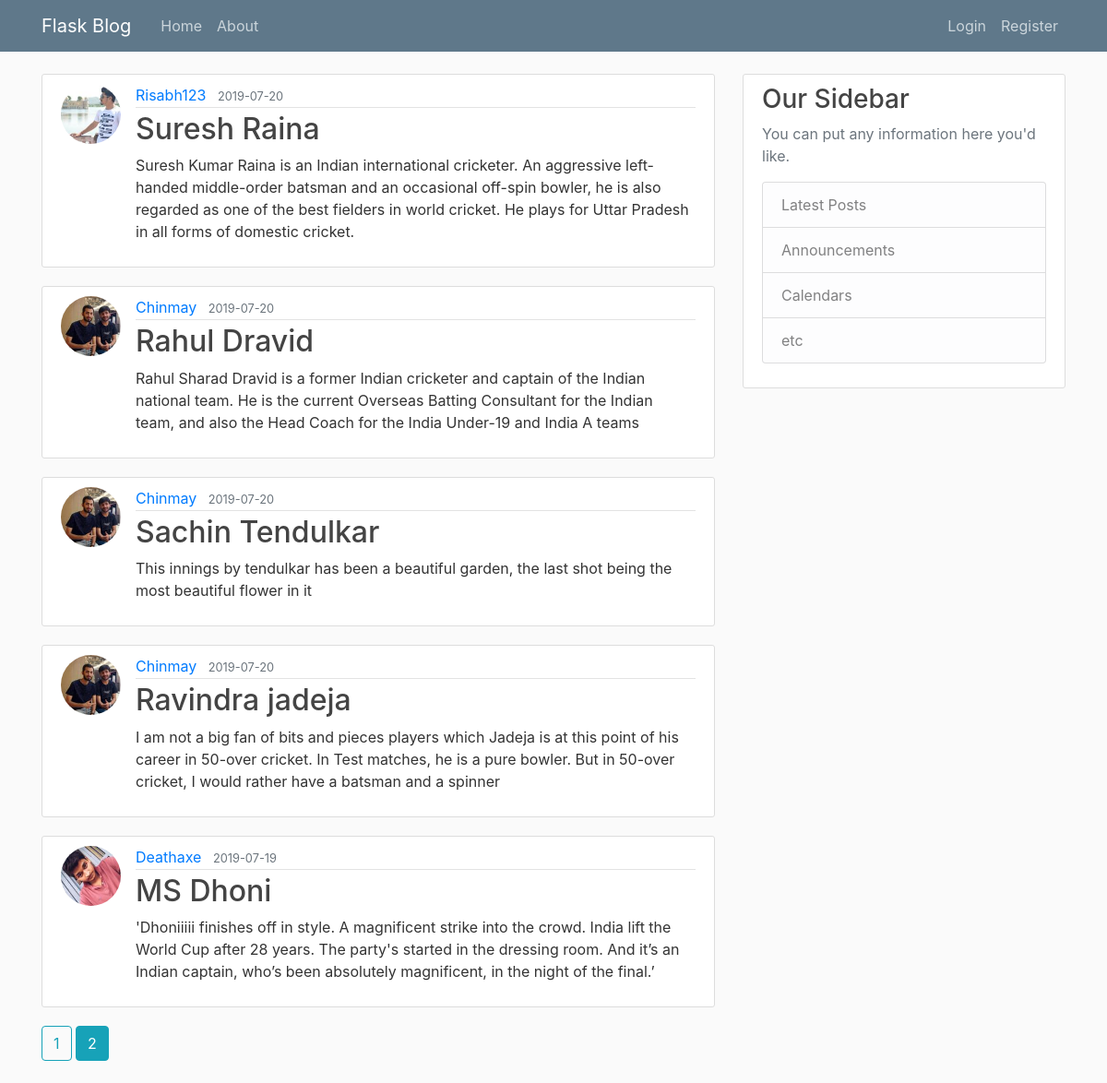
The page /home?page=2 on the database its author committed.
### app/models.py (models this page shows, shortened)
class Post(db.Model):
	id = db.Column(db.Integer, primary_key = True)
	title = db.Column(db.String(100), nullable=False)
	date_posted = db.Column(db.DateTime, nullable=False, default=datetime.utcnow)
	content = db.Column(db.Text, nullable=False)
	user_id = db.Column(db.Integer, db.ForeignKey('user.id'), nullable=False)

class User(db.Model, UserMixin):
	id = db.Column(db.Integer, primary_key = True)
	username = db.Column(db.String(20), unique=True, nullable=False)
	email = db.Column(db.String(120), unique=True, nullable=False)
	image_file = db.Column(db.String(20), nullable=False, default='default.jpg')
	password = db.Column(db.String(60), nullable=False)
	posts = db.relationship('Post', backref='author', lazy=True)

### app/routes.py (the view)
@app.route('/')
@app.route("/home")
def home():
	page = request.args.get('page', 1, type=int)
	posts=Post.query.order_by(Post.date_posted.desc()).paginate(page=page, per_page=5)
	return render_template('home.html', posts=posts)

### app/templates/home.html
{% extends "layout.html" %}
{% block content %}
    {% for post in posts.items %}
        <article class="media content-section">
          <img class="rounded-circle article-img" src="{{ url_for('static', filename='profile_pics/' +post.author.image_file) }}">
          <div class="media-body">
            <div class="article-metadata">
              <a class="mr-2" href="{{ url_for('user_post', username=post.author.username) }}">{{ post.author.username }}</a>
              <small class="text-muted">{{ post.date_posted.strftime('%Y-%m-%d') }}</small>
            </div>
            <h2><a class="article-title" href="{{ url_for('post', post_id=post.id) }}">{{ post.title }}</a></h2>
            <p class="article-content">{{ post.content }}</p>
          </div>
        </article>
    {% endfor %}
    {% for page_num in posts.iter_pages(left_edge=1, right_edge=1, left_current=1, right_current=1) %}
      {% if page_num %}
        {% if posts.page == page_num %}
          <a class="btn btn-info mb-4" href="{{ url_for('home', page=page_num) }}">{{ page_num }}</a>
        {% else %}
          <a class="btn btn-outline-info mb-4" href="{{ url_for('home', page=page_num) }}">{{ page_num }}</a>
        {% endif %}
      {% else %}
        ...
      {% endif %}
    {% endfor %}
{% endblock content %}

### app/Static/main.css (style rules this page uses)
body { background: #fafafa; color: #333333; margin-top: 5rem; }
h1, h2, h3, h4, h5, h6 { color: #444444; }
.content-section { background: #ffffff; padding: 10px 20px; border: 1px solid #dddddd; border-radius: 3px; margin-bottom: 20px; }
.article-title { color: #444444; }
.article-content { white-space: pre-line; }
.article-img { height: 65px; width: 65px; margin-right: 16px; }
.article-metadata { padding-bottom: 1px; margin-bottom: 4px; border-bottom: 1px solid #e3e3e3 }

### rows shown on the page
Post: image_file (picture), author.username "Risabh123", date_posted "2019-07-20", title "Suresh Raina", content "Suresh Kumar Raina is an Indian international cricketer. An aggressive left-handed middle-order batsman and an occasional off-spin bowler, he is also regarded as one of the best fielders in world cricket. He plays for Uttar Pradesh in all forms of domestic cricket."
Post: image_file (picture), author.username "Chinmay", date_posted "2019-07-20", title "Rahul Dravid", content "Rahul Sharad Dravid is a former Indian cricketer and captain of the Indian national team. He is the current Overseas Batting Consultant for the Indian team, and also the Head Coach for the India Under-19 and India A teams"
Post: image_file (picture), author.username "Chinmay", date_posted "2019-07-20", title "Sachin Tendulkar", content "This innings by tendulkar has been a beautiful garden, the last shot being the most beautiful flower in it"
Post: image_file (picture), author.username "Chinmay", date_posted "2019-07-20", title "Ravindra jadeja", content "I am not a big fan of bits and pieces players which Jadeja is at this point of his career in 50-over cricket. In Test matches, he is a pure bowler. But in 50-over cricket, I would rather have a batsman and a spinner"
Post: image_file (picture), author.username "Deathaxe", date_posted "2019-07-19", title "MS Dhoni", content "'Dhoniiiii finishes off in style. A magnificent strike into the crowd. India lift the World Cup after 28 years. The party's started in the dressing room. And it’s an Indian captain, who’s been absolutely magnificent, in the night of the final.’"

### other values the page prints
{{ page_num }} "1"
{{ page_num }} "2"
